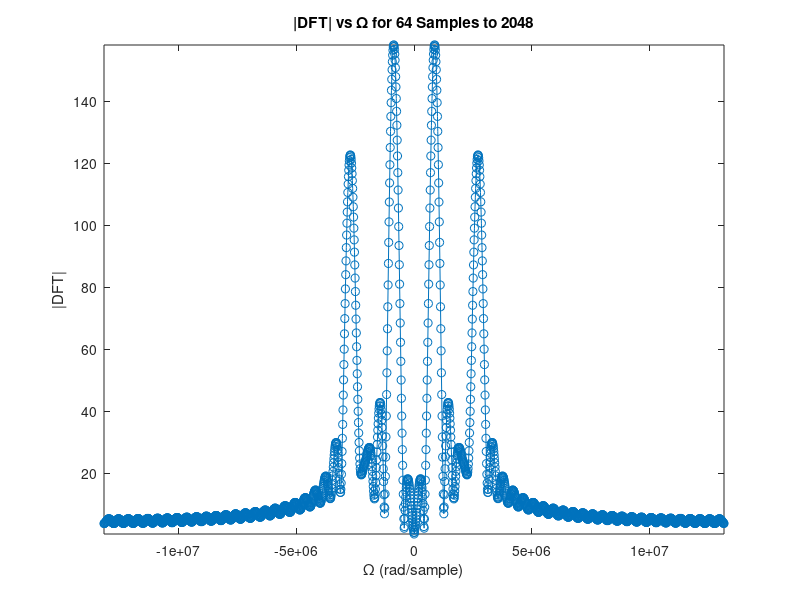

Recreate this plot in MATLAB.
clear;
close all;
clc;

Fs = 20000;
n = (1:64);
x = 5*cos(0.2*n) + 4*cos(0.205*pi*n);
X = fftshift(fft(x,2048));
omega = ((-2048/2):((2048/2)-1))*2*pi*2048;

plot(omega, abs(X), '-o')
title('|DFT| vs \Omega for 64 Samples to 2048')
xlabel('\Omega (rad/sample)')
ylabel('|DFT|')
xlim tight
ylim tight